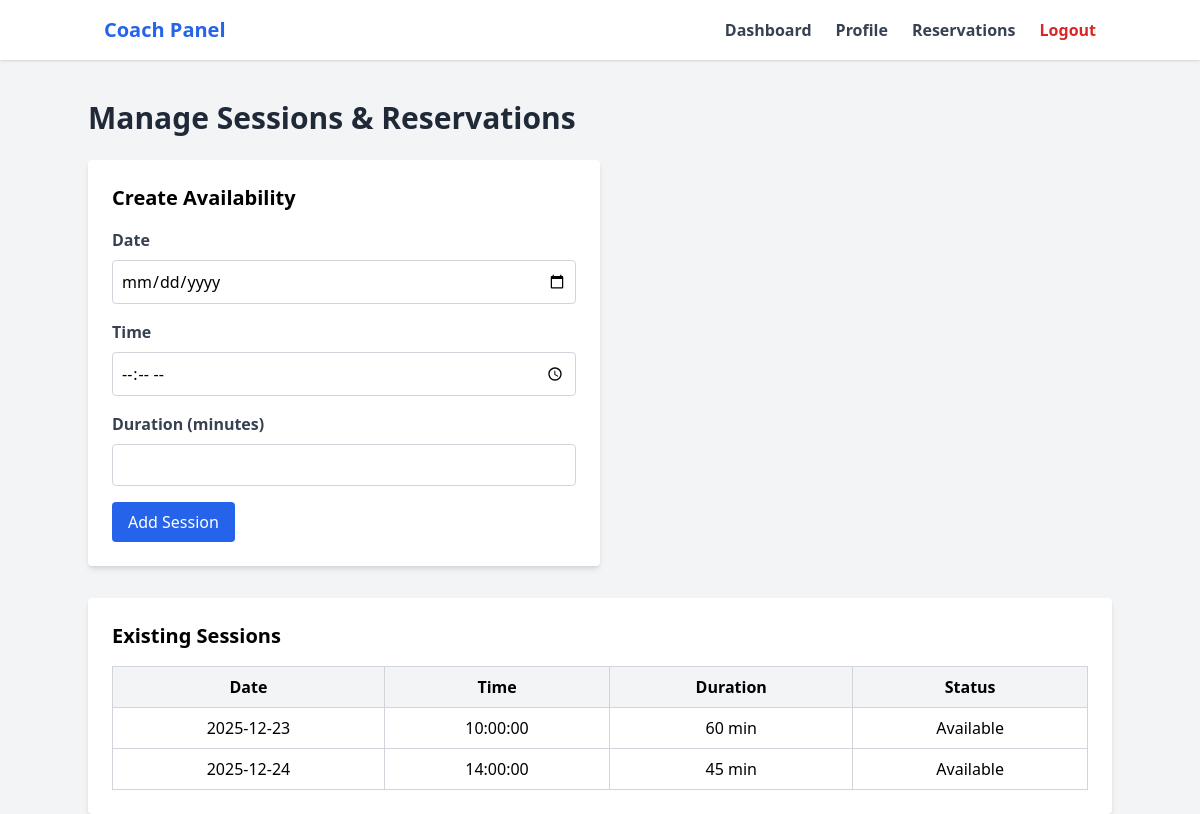
The page /index.php?page=coach&action=reservation (signed in) on the database its author committed.
### tables this page shows
CREATE TABLE IF NOT EXISTS sessions (
    id INT AUTO_INCREMENT PRIMARY KEY,
    coach_id INT NOT NULL,
    session_date DATE NOT NULL,
    session_time TIME NOT NULL,
    duration_minutes INT NOT NULL,
    status ENUM('available', 'booked') DEFAULT 'available',
    FOREIGN KEY (coach_id) REFERENCES users(id) ON DELETE CASCADE
);

### controllers/ReservationController.php (called while the page is built, shortened)
<?php
require_once __DIR__ . '/../models/Session.php';
require_once __DIR__ . '/../models/Reservation.php';
class ReservationController
{
    private Session $sessionModel;
    public function __construct()
    {
        $this->sessionModel = new Session();
    }
    public function manageAvailability()
    {
        $coachId = $_SESSION['user']['id'];
        $sessions = $this->sessionModel->getByCoach($coachId);
        include 'views/coach/reservation.php';
    }
}

### config/Database.php (called while the page is built)
<?php
class Database
{
    private static ?Database $instance = null;
    private PDO $pdo;
    private string $host = 'localhost';
    private string $dbName = 'coach_app';
    private string $username = 'root';
    private string $password = 'root';
    private function __construct()
    {
        try {
            $this->pdo = new PDO(
                "mysql:host={$this->host};dbname={$this->dbName};charset=utf8",
                $this->username,
                $this->password
            );
            $this->pdo->setAttribute(PDO::ATTR_ERRMODE, PDO::ERRMODE_EXCEPTION);
            $this->pdo->setAttribute(PDO::ATTR_DEFAULT_FETCH_MODE, PDO::FETCH_ASSOC);
        } catch (PDOException $e) {
            die("Database connection failed: " . $e->getMessage());
        }
    }
    public static function getInstance(): Database
    {
        if (self::$instance === null) {
            self::$instance = new Database();
        }
        return self::$instance;
    }
    public function getConnection(): PDO
    {
        return $this->pdo;
    }
}

### models/Session.php (called while the page is built, shortened)
<?php
require_once __DIR__ . '/../config/Database.php';
class Session
{
    protected PDO $pdo;
    public function __construct()
    {
        $this->pdo = Database::getInstance()->getConnection();
    }
    public function getByCoach(int $coachId)
    {
        $stmt = $this->pdo->prepare("SELECT * FROM sessions WHERE coach_id = :coach_id");
        $stmt->execute(['coach_id' => $coachId]);
        return $stmt->fetchAll(PDO::FETCH_ASSOC);
    }
}

### views/coach/reservation.php (the view, shortened to what this page needs)
<!DOCTYPE html>
<html lang="en">
<head>
    <script src="https://cdn.tailwindcss.com"></script>
</head>
<body class="bg-gray-100 font-sans">
    <?php include 'views/layout/navbar_coach.php'; ?>
    <main class="container mx-auto mt-10">
        <h1 class="text-3xl font-bold mb-6 text-gray-800">Manage Sessions & Reservations</h1>
        <div class="bg-white p-6 rounded shadow-md mb-8 max-w-lg">
            <h2 class="text-xl font-semibold mb-4">Create Availability</h2>
            <form action="index.php?page=coach&action=reservation" method="POST">
                <div class="mb-4">
                    <label class="block text-gray-700 font-semibold mb-2">Date</label>
                    <input type="date" name="session_date" class="w-full border border-gray-300 p-2 rounded" required>
                </div>
                <div class="mb-4">
                    <label class="block text-gray-700 font-semibold mb-2">Time</label>
                    <input type="time" name="session_time" class="w-full border border-gray-300 p-2 rounded" required>
                </div>
                <div class="mb-4">
                    <label class="block text-gray-700 font-semibold mb-2">Duration (minutes)</label>
                    <input type="number" name="duration_minutes" class="w-full border border-gray-300 p-2 rounded" required>
                </div>
                <button type="submit" class="bg-blue-600 text-white px-4 py-2 rounded hover:bg-blue-700">Add Session</button>
            </form>
        </div>
        <div class="bg-white p-6 rounded shadow-md">
            <h2 class="text-xl font-semibold mb-4">Existing Sessions</h2>
            <table class="w-full table-auto border-collapse border border-gray-300">
                <thead>
                    <tr class="bg-gray-100">
                        <th class="border border-gray-300 px-4 py-2">Date</th>
                        <th class="border border-gray-300 px-4 py-2">Time</th>
                        <th class="border border-gray-300 px-4 py-2">Duration</th>
                        <th class="border border-gray-300 px-4 py-2">Status</th>
                    </tr>
                </thead>
                <tbody>
                    <?php foreach ($sessions ?? [] as $session): ?>
                    <tr class="text-center">
                        <td class="border border-gray-300 px-4 py-2"><?= $session['session_date'] ?></td>
                        <td class="border border-gray-300 px-4 py-2"><?= $session['session_time'] ?></td>
                        <td class="border border-gray-300 px-4 py-2"><?= $session['duration_minutes'] ?> min</td>
                        <td class="border border-gray-300 px-4 py-2"><?= ucfirst($session['status']) ?></td>
                    </tr>
                    <?php endforeach; ?>
                </tbody>
            </table>
        </div>
    </main>
</body>
</html>

### rows shown on the page
sessions: session_date "2025-12-23", session_time "10:00:00", duration_minutes "60", status "Available"
sessions: session_date "2025-12-24", session_time "14:00:00", duration_minutes "45", status "Available"
